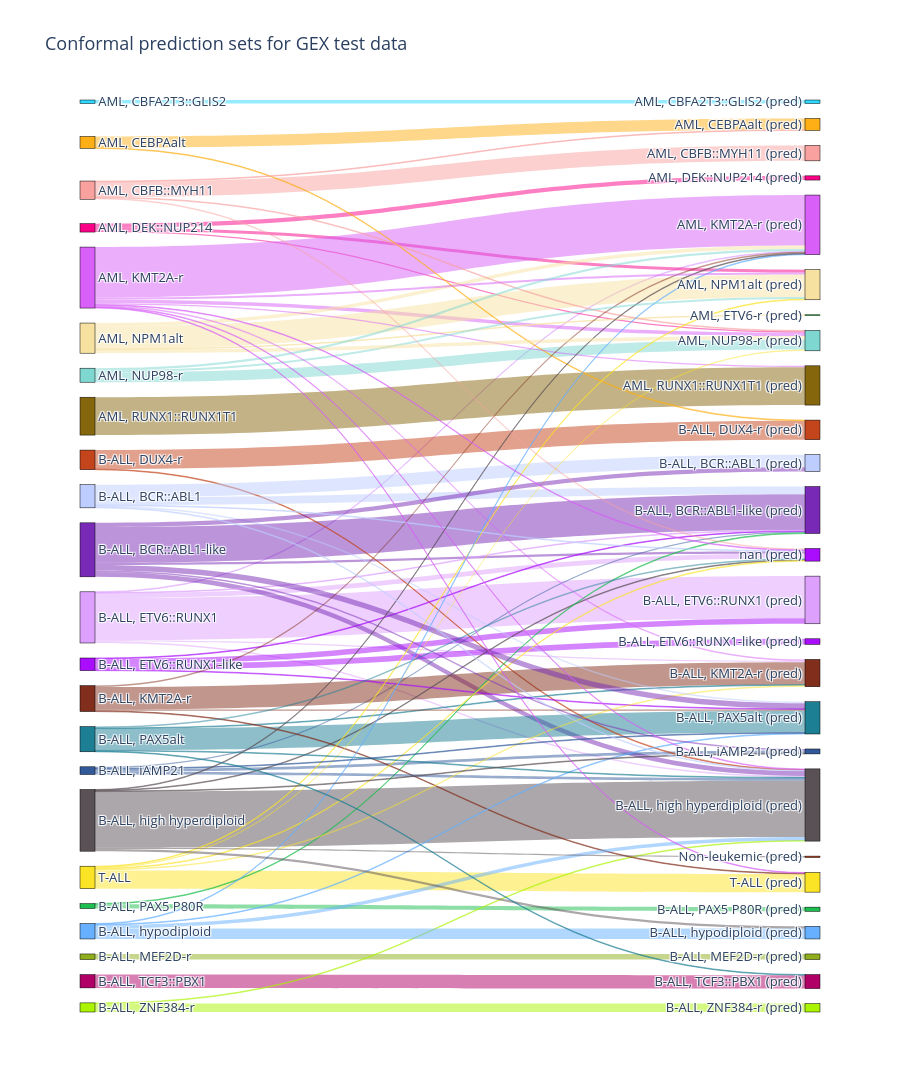

Write notebook code for a chart like this one.
### Code cell
import pandas as pd
import plotly.graph_objects as go
from collections import defaultdict

def build_sankey(df: pd.DataFrame,
                 true_col: str = "true_label",
                 pred_col: str = "prediction_sets",
                 title: str = "Conformal prediction sets"
                 ) -> go.Figure:
    """
    Build a Sankey diagram mapping each true label to all members of its
    prediction_sets (comma-separated string).

    Left nodes  = true labels
    Right nodes = predicted labels (suffixed with ' (pred)' to keep them
                  visually distinct even when the label text is the same)
    """
    # Count flows: (true_label, predicted_label) → count
    flow_counts: dict[tuple[str, str], int] = defaultdict(int)

    for _, row in df.iterrows():
        true = str(row[true_col]).strip()
        preds = [p.strip() for p in str(row[pred_col]).split(";") if p.strip()]
        for pred in preds:
            flow_counts[(true, pred)] += 1

    # Build node lists (left nodes first, then right nodes)
    true_labels = sorted({k[0] for k in flow_counts})
    pred_labels = sorted({k[1] for k in flow_counts})

    # Right-side node labels get a suffix so identical names don't collapse
    pred_labels_display = [f"{p} (pred)" for p in pred_labels]

    all_labels = true_labels + pred_labels_display
    label_index = {label: i for i, label in enumerate(all_labels)}

    sources, targets, values = [], [], []
    for (true, pred), count in flow_counts.items():
        sources.append(label_index[true])
        targets.append(label_index[f"{pred} (pred)"])
        values.append(count)

    # generate palette from the palette_df
    palette = palette_df["color"].tolist()
    node_colors = [palette[i % len(palette)] for i in range(len(all_labels))]

    # Extend palette so all "(pred)" nodes have the same color as their corresponding true label node
    for i, label in enumerate(all_labels):
        if label.endswith(" (pred)"):
            true_label = label[:-7]  # remove " (pred)" suffix
            if true_label in true_labels:
                true_index = true_labels.index(true_label)
                node_colors[i] = node_colors[true_index]

    def hex_to_rgba(hex_color, alpha=0.8):
        hex_color = hex_color.lstrip("#")
        r = int(hex_color[0:2], 16)
        g = int(hex_color[2:4], 16)
        b = int(hex_color[4:6], 16)
        return f"rgba({r},{g},{b},{alpha})"

    link_colors = [hex_to_rgba(node_colors[s], 0.5) for s in sources]

    fig = go.Figure(go.Sankey(
        arrangement="snap",
        node=dict(
            pad=15,
            thickness=15,
            line = dict(color = "black", width = 0.5),
            label=all_labels,
            color=node_colors,
        ),
        link=dict(
            source=sources,
            target=targets,
            value=values,
            color=link_colors  # color links based on source node
        ),
    ))

    fig.update_layout(
        title_text=title,
        title_font_size=18,
        font_size=13,
        height=500 + 40 * max(len(true_labels), len(pred_labels)),
    )
    return fig


fig = build_sankey(gex_sets, title="Conformal prediction sets for GEX test data")
fig.show()
fig.write_html(f"{OUTPUT_DIR}/sankey_gex.html")
                          # opens in browser

### Figure 1 — Plotly figure (JSON) as saved in the notebook; plotly's stock layout.template omitted (floating-point values rounded to 4 significant figures)
{"data": [{"arrangement": "snap", "link": {"color": ["rgba(90,81,86,0.5)", "rgba(222,160,253,0.5)", "rgba(222,160,253,0.5)", "rgba(222,160,253,0.5)", "rgba(222,160,253,0.5)", "rgba(222,160,253,0.5)", "rgba(120,42,182,0.5)", "rgba(120,42,182,0.5)", "rgba(170,13,254,0.5)", "rgba(120,42,182,0.5)", "rgba(28,190,79,0.5)", "rgba(196,69,28,0.5)", "rgba(28,127,147,0.5)", "rgba(251,228,38,0.5)", "rgba(176,0,104,0.5)", "rgba(50,90,155,0.5)", "rgba(50,90,155,0.5)", "rgba(170,13,254,0.5)", "rgba(170,244,0,0.5)", "rgba(196,69,28,0.5)", "rgba(144,173,28,0.5)", "rgba(170,244,0,0.5)", "rgba(130,46,28,0.5)", "rgba(28,127,147,0.5)", "rgba(170,13,254,0.5)", "rgba(170,13,254,0.5)", "rgba(222,160,253,0.5)", "rgba(90,81,86,0.5)", "rgba(133,102,13,0.5)", "rgba(248,161,159,0.5)", "rgba(126,215,209,0.5)", "rgba(250,0,135,0.5)", "rgba(250,0,135,0.5)", "rgba(250,0,135,0.5)", "rgba(216,95,247,0.5)", "rgba(254,175,22,0.5)", "rgba(216,95,247,0.5)", "rgba(247,225,160,0.5)", "rgba(247,225,160,0.5)", "rgba(46,217,255,0.5)", "rgba(247,225,160,0.5)", "rgba(254,175,22,0.5)", "rgba(216,95,247,0.5)", "rgba(102,176,255,0.5)", "rgba(130,46,28,0.5)", "rgba(189,205,255,0.5)", "rgba(189,205,255,0.5)", "rgba(28,190,79,0.5)", "rgba(130,46,28,0.5)", "rgba(50,90,155,0.5)", "rgba(102,176,255,0.5)", "rgba(248,161,159,0.5)", "rgba(251,228,38,0.5)", "rgba(251,228,38,0.5)", "rgba(251,228,38,0.5)", "rgba(251,228,38,0.5)", "rgba(28,127,147,0.5)", "rgba(120,42,182,0.5)", "rgba(189,205,255,0.5)", "rgba(102,176,255,0.5)", "rgba(28,127,147,0.5)", "rgba(130,46,28,0.5)", "rgba(90,81,86,0.5)", "rgba(120,42,182,0.5)", "rgba(120,42,182,0.5)", "rgba(102,176,255,0.5)", "rgba(189,205,255,0.5)", "rgba(90,81,86,0.5)", "rgba(50,90,155,0.5)", "rgba(90,81,86,0.5)", "rgba(90,81,86,0.5)", "rgba(189,205,255,0.5)", "rgba(216,95,247,0.5)", "rgba(126,215,209,0.5)", "rgba(247,225,160,0.5)", "rgba(248,161,159,0.5)", "rgba(216,95,247,0.5)", "rgba(126,215,209,0.5)", "rgba(216,95,247,0.5)", "rgba(216,95,247,0.5)", "rgba(248,161,159,0.5)", "rgba(216,95,247,0.5)", "rgba(28,127,147,0.5)"], "source": [19, 11, 11, 11, 11, 11, 9, 9, 12, 9, 15, 10, 16, 22, 17, 21, 21, 12, 18, 10, 14, 18, 13, 16, 12, 12, 11, 19, 7, 1, 6, 3, 3, 3, 4, 2, 4, 5, 5, 0, 5, 2, 4, 20, 13, 8, 8, 15, 13, 21, 20, 1, 22, 22, 22, 22, 16, 9, 8, 20, 16, 13, 19, 9, 9, 20, 8, 19, 21, 19, 19, 8, 4, 6, 5, 1, 4, 6, 4, 4, 1, 4, 16], "target": [43, 35, 28, 37, 43, 48, 33, 43, 35, 48, 39, 34, 40, 47, 41, 33, 45, 36, 42, 43, 38, 43, 37, 37, 33, 40, 33, 48, 31, 24, 30, 26, 29, 30, 28, 25, 30, 29, 28, 23, 27, 34, 31, 44, 40, 32, 33, 33, 47, 43, 40, 30, 30, 29, 48, 37, 43, 40, 40, 43, 48, 28, 46, 32, 45, 28, 48, 45, 40, 28, 44, 43, 29, 29, 30, 48, 48, 28, 43, 37, 25, 47, 41], "value": [80, 60, 1, 2, 2, 7, 51, 7, 8, 3, 6, 27, 31, 26, 19, 2, 4, 8, 12, 1, 8, 1, 32, 1, 1, 1, 1, 1, 54, 22, 14, 6, 4, 2, 72, 16, 5, 32, 5, 5, 1, 1, 2, 15, 2, 18, 11, 1, 1, 4, 1, 1, 2, 1, 1, 2, 1, 8, 2, 5, 2, 2, 2, 6, 2, 1, 1, 1, 1, 1, 3, 1, 3, 3, 5, 2, 1, 3, 1, 2, 1, 1, 1]}, "node": {"color": ["#2ED9FF", "#F8A19F", "#FEAF16", "#FA0087", "#D85FF7", "#F7E1A0", "#7ED7D1", "#85660D", "#BDCDFF", "#782AB6", "#C4451C", "#DEA0FD", "#AA0DFE", "#822E1C", "#90AD1C", "#1CBE4F", "#1C7F93", "#B00068", "#AAF400", "#5A5156", "#66B0FF", "#325A9B", "#FBE426", "#2ED9FF", "#F8A19F", "#FEAF16", "#FA0087", "#16FF32", "#D85FF7", "#F7E1A0", "#7ED7D1", "#85660D", "#BDCDFF", "#782AB6", "#C4451C", "#DEA0FD", "#AA0DFE", "#822E1C", "#90AD1C", "#1CBE4F", "#1C7F93", "#B00068", "#AAF400", "#5A5156", "#66B0FF", "#325A9B", "#C4451C", "#FBE426", "#AA0DFE"], "label": ["AML, CBFA2T3::GLIS2", "AML, CBFB::MYH11", "AML, CEBPAalt", "AML, DEK::NUP214", "AML, KMT2A-r", "AML, NPM1alt", "AML, NUP98-r", "AML, RUNX1::RUNX1T1", "B-ALL, BCR::ABL1", "B-ALL, BCR::ABL1-like", "B-ALL, DUX4-r", "B-ALL, ETV6::RUNX1", "B-ALL, ETV6::RUNX1-like", "B-ALL, KMT2A-r", "B-ALL, MEF2D-r", "B-ALL, PAX5 P80R", "B-ALL, PAX5alt", "B-ALL, TCF3::PBX1", "B-ALL, ZNF384-r", "B-ALL, high hyperdiploid", "B-ALL, hypodiploid", "B-ALL, iAMP21", "T-ALL", "AML, CBFA2T3::GLIS2 (pred)", "AML, CBFB::MYH11 (pred)", "AML, CEBPAalt (pred)", "AML, DEK::NUP214 (pred)", "AML, ETV6-r (pred)", "AML, KMT2A-r (pred)", "AML, NPM1alt (pred)", "AML, NUP98-r (pred)", "AML, RUNX1::RUNX1T1 (pred)", "B-ALL, BCR::ABL1 (pred)", "B-ALL, BCR::ABL1-like (pred)", "B-ALL, DUX4-r (pred)", "B-ALL, ETV6::RUNX1 (pred)", "B-ALL, ETV6::RUNX1-like (pred)", "B-ALL, KMT2A-r (pred)", "B-ALL, MEF2D-r (pred)", "B-ALL, PAX5 P80R (pred)", "B-ALL, PAX5alt (pred)", "B-ALL, TCF3::PBX1 (pred)", "B-ALL, ZNF384-r (pred)", "B-ALL, high hyperdiploid (pred)", "B-ALL, hypodiploid (pred)", "B-ALL, iAMP21 (pred)", "Non-leukemic (pred)", "T-ALL (pred)", "nan (pred)"], "line": {"color": "black", "width": 0.5}, "pad": 15, "thickness": 15}, "type": "sankey"}], "layout": {"font": {"size": 13}, "height": 1540, "title": {"font": {"size": 18}, "text": "Conformal prediction sets for GEX test data"}}}
